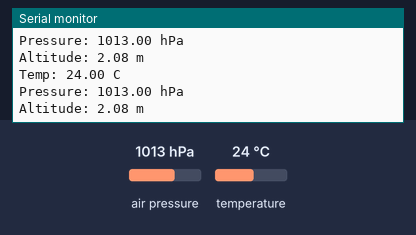
Simulated run of this sketch. Board: Arduino Uno, built with avr-gcc and run on an emulated ATmega328P. Shown: the last lines printed to the serial monitor. The inputs (shaded band) are chosen by the test bench; at power-on: air pressure 1013 hPa, temperature 24 °C.

Above: at 1.2 s.
1.3 s: air pressure set to 952 hPa
At 2.6 s:
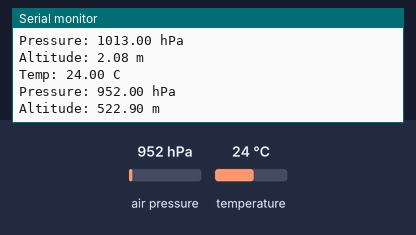
2.8 s: temperature set to 12 °C
At 3.8 s:
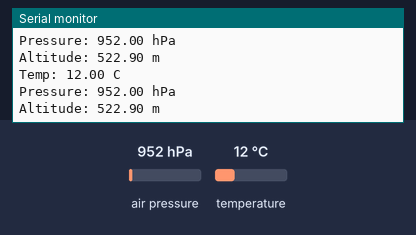
4.3 s: air pressure set to 975 hPa
At 5.6 s:
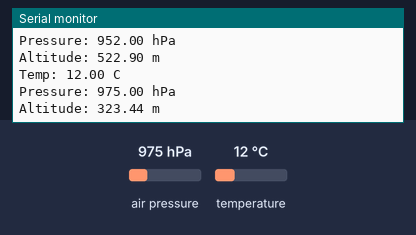
5.8 s: temperature set to 19 °C
At 6.6 s:
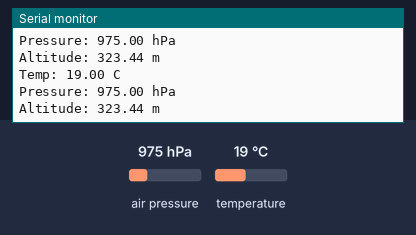
Timing chart, 0 to 8.3 s (numbered marks = the images above; inputs shaded):
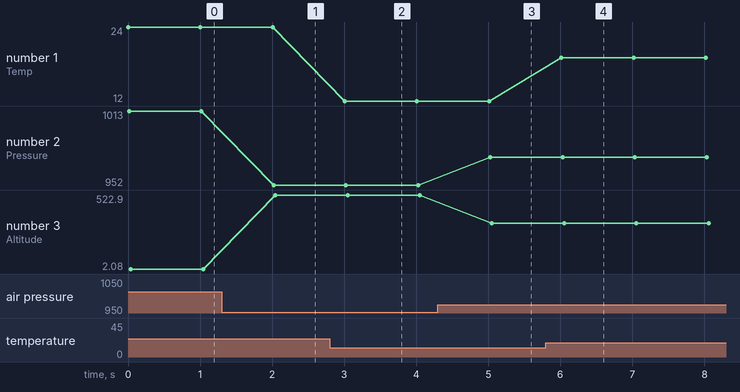

The sketch:

grove-airpressure-sensor.ino
```cpp
#include "Arduino_SensorKit.h"

void setup() {
  Pressure.begin();
  Serial.begin(9600);
}

void loop() {
  float temp = Pressure.readTemperature();
  float pres = Pressure.readPressure();
  float alti = Pressure.readAltitude();

  Serial.print("Temp: ");
  Serial.print(temp);
  Serial.println(" C");

  Serial.print("Pressure: ");
  Serial.print(pres/100.0);  // 1/100 = Pa -> hPa
  Serial.println(" hPa");

  Serial.print("Altitude: ");
  Serial.print(alti);
  Serial.println(" m");

  Serial.println("");
  delay(1000);
}
```

Measured:
- after the input at 1.3 s, the serial monitor: prints a new line after 0.72 s (image 1)
- after the input at 2.8 s, the serial monitor: prints a new line after 0.21 s (image 2)
- after the input at 4.3 s, the serial monitor: prints a new line after 0.73 s (image 3)
- after the input at 5.8 s, the serial monitor: prints a new line after 0.22 s (image 4)
- plotted number 1: 24 → 12 after the input at 2.8 s, 12 → 19 after the input at 5.8 s
- plotted number 2: 1013 → 952 after the input at 1.3 s, 952 → 975 after the input at 4.3 s
- plotted number 3: 2.08 → 522.9 after the input at 1.3 s, 522.9 → 323.44 after the input at 4.3 s
